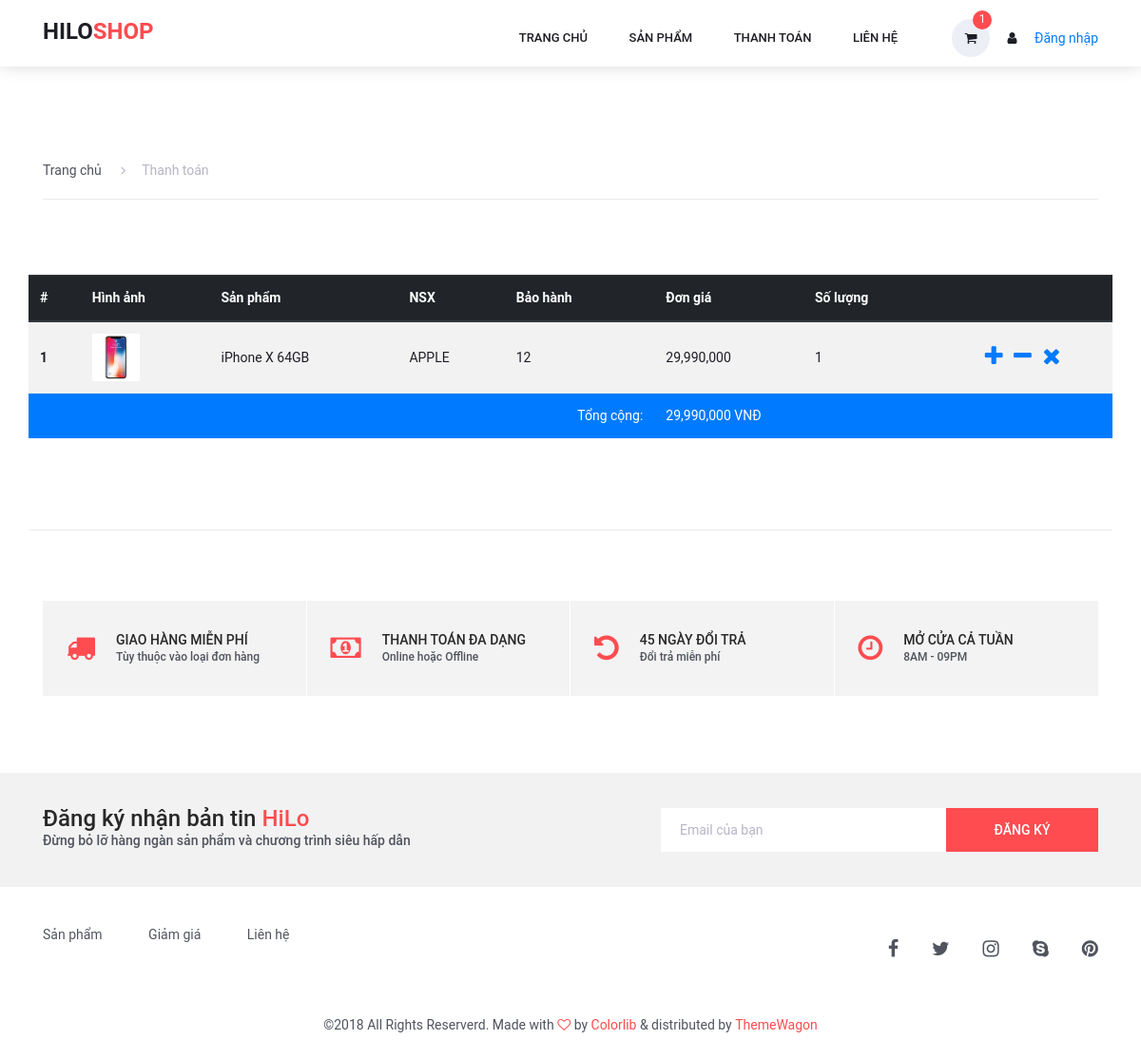
/checkout.php?them=1&MaSP=dt01, run on the app's committed database.
### tables this page shows
CREATE TABLE IF NOT EXISTS `san_pham` (
  `MaSP` varchar(10) NOT NULL,
  `TenSP` text NOT NULL,
  `NSX` text NOT NULL,
  `LoaiSP` text NOT NULL,
  `DonGia` int(11) NOT NULL,
  `BaoHanh` int(11) NOT NULL,
  `SoLuongTon` int(11) NOT NULL,
  `HinhAnh` varchar(255) DEFAULT NULL,
  `STT` int(11) NOT NULL DEFAULT '1',
  PRIMARY KEY (`MaSP`)
);

### checkout.php (the view, shortened to what this page needs)
<?php
	include ("lib/connection.php");
	$cart = array();
	if(isset($_SESSION['gio_hang'])) {
		$cart = $_SESSION['gio_hang'];
	}
	else {
		$cart = null;
	}
	if(count($cart) == 0) {
		$tongSoLuong = 0;
	}
	else {
		$tongSoLuong = $_SESSION['tong_so_luong'];
	}
	if(isset($_GET['them']) && isset($_GET['MaSP'])) {
		$maSP = $_GET['MaSP'];
		$soLuongThem = $_GET['them'];
			for ($i=0; $i < count($cart); $i++) {
				if($cart[$i]['MaSP'] == $maSP) {
					if($soLuongThem != null) {
						$cart[$i]['SoLuong'] += $soLuongThem;
						$tongSoLuong += $soLuongThem;
					}
					break;
				}
			}
		if($i == count($cart)) {
			$sql = "select * from san_pham where MaSP = '".$maSP."'";
			$result = $conn->query($sql);
			if($result->num_rows > 0) {
				$san_pham = $result->fetch_assoc();
				$san_pham['SoLuong'] = $soLuongThem;
				$cart[] = $san_pham;
			}
		}
	}
	?>
<!DOCTYPE html>
<html lang="en">
	<head>
		<?php
			include ("lib/css.single.php");
			?>
	</head>
	<body>
		<?php
			include ("lib/nav.header.php");
			?>
		<div class="container single_product_container">
            <div class="row">
                <div class="col">
                    <div class="breadcrumbs d-flex flex-row align-items-center">
                        <ul>
                            <li><a href="index.php">Trang chủ</a></li>
                            <li class="active"><a href="#"><i class="fa fa-angle-right" aria-hidden="true"></i>Thanh toán</a></li>
                        </ul>
                    </div>
                </div>
            </div>
			<div class="row">
				<div class="table-responsive">
					<table class="table table-striped table-hover">
						<thead class="thead-dark">
							<tr>
								<th scope="col">#</th>
								<th scope="col">Hình ảnh</th>
								<th scope="col">Sản phẩm</th>
								<th scope="col">NSX</th>
								<th scope="col">Bảo hành</th>
								<th scope="col">Đơn giá</th>
								<th scope="col">Số lượng</th>
								<th scope="col"></th>
							</tr>
						</thead>
						<tbody>
							<?php
								$tongThanhToan = 0;
								if($cart != null) {
									foreach($cart as $sp){
										$giaBan = number_format($sp['DonGia']);
										$tongThanhToan += $sp['DonGia'] * $sp['SoLuong'];
							?>
							<tr>
								<th class="align-middle">1</th>
								<td class="align-middle"><img style="max-width: 50px" src="<?=$sp['HinhAnh']?>" alt=""></td>
								<td class="align-middle"><?=$sp['TenSP']?></td>
								<td class="align-middle"><?=$sp['NSX']?></td>
								<td class="align-middle"><?=$sp['BaoHanh']?></td>
								<td class="align-middle"><?=$giaBan?></td>
								<td class="align-middle" style="max-width: 50px"><?=$sp['SoLuong']?></td>
								<td class="align-middle" style="text-align: center">
									<a href="?them=1&MaSP=<?=$sp['MaSP']?>"><i style="font-size: 24px; margin: 0 0.25rem" class="fa fa-plus"></i></a>
									<a href="?xoa1&MaSP=<?=$sp['MaSP']?>"><i style="font-size: 24px; margin: 0 0.25rem" class="fa fa-minus"></i></a>
									<a href="?xoaT&MaSP=<?=$sp['MaSP']?>"><i style="font-size: 24px; margin: 0 0.25rem" class="fa fa-times"></i></a>
								</td>
							</tr>
							<?php
									}
								}
							?>
							<tr class="bg-primary" style="color: #fff">
								<th scope="row"></th>
								<td></td>
								<td></td>
								<td></td>
								<td style="text-align: right">Tổng cộng:</td>
								<?php $ttt =  number_format($tongThanhToan)?>
								<td colspan="2"><?=$ttt?> VNĐ</td>
								<td></td>
							</tr>
						</tbody>
					</table>
				</div>
			</div>
		</div>
		<?php
			include ("lib/footer.master.php");
			?>
	</body>
</html>

### styles/main_styles.css (style rules this page uses)
* { margin: 0; padding: 0; }
body { font-family: 'Roboto', 'Montserrat', sans-serif; font-size: 14px; line-height: 23px; font-weight: 400; background: #FFFFFF; color: #1e1e27; }
div { display: block; position: relative; -webkit-box-sizing: border-box; -moz-box-sizing: border-box; box-sizing: border-box; }
ul { list-style: none; margin-bottom: 0px; }
a, a:hover, a:visited, a:active, a:link { text-decoration: none; -webkit-font-smoothing: antialiased; -webkit-text-shadow: rgba(0,0,0,.01) 0 0 1px; text-shadow: rgba(0,0,0,.01) 0 0 1px; }

### styles/single_styles.css (style rules this page uses)
* { margin: 0; padding: 0; }
body { font-family: 'Roboto', 'Montserrat', sans-serif; font-size: 14px; line-height: 23px; font-weight: 400; background: #FFFFFF; color: #1e1e27; }
div { display: block; position: relative; -webkit-box-sizing: border-box; -moz-box-sizing: border-box; box-sizing: border-box; }
ul { list-style: none; margin-bottom: 0px; }
a, a:hover, a:visited, a:active, a:link { text-decoration: none; -webkit-font-smoothing: antialiased; -webkit-text-shadow: rgba(0,0,0,.01) 0 0 1px; text-shadow: rgba(0,0,0,.01) 0 0 1px; }
.breadcrumbs { width: 100%; height: 60px; border-bottom: solid 1px #ebebeb; margin-bottom: 79px; }
.breadcrumbs ul li { display: inline-block; margin-right: 17px; }
.breadcrumbs ul li.active a { color: #b9b4c7; }
.breadcrumbs ul li i { margin-right: 17px; }
.breadcrumbs ul li a { color: #51545f; }
.single_product_container { margin-top: 150px; padding-bottom: 80px; border-bottom: solid 1px #ebebeb; }

### data on the page
san_pham: HinhAnh (picture), TenSP "iPhone X 64GB", NSX "APPLE", BaoHanh "12", DonGia "29,990,000", STT "1"

### other printed values
$_SESSION['tong_so_luong'] "1"
$ttt "29,990,000"
